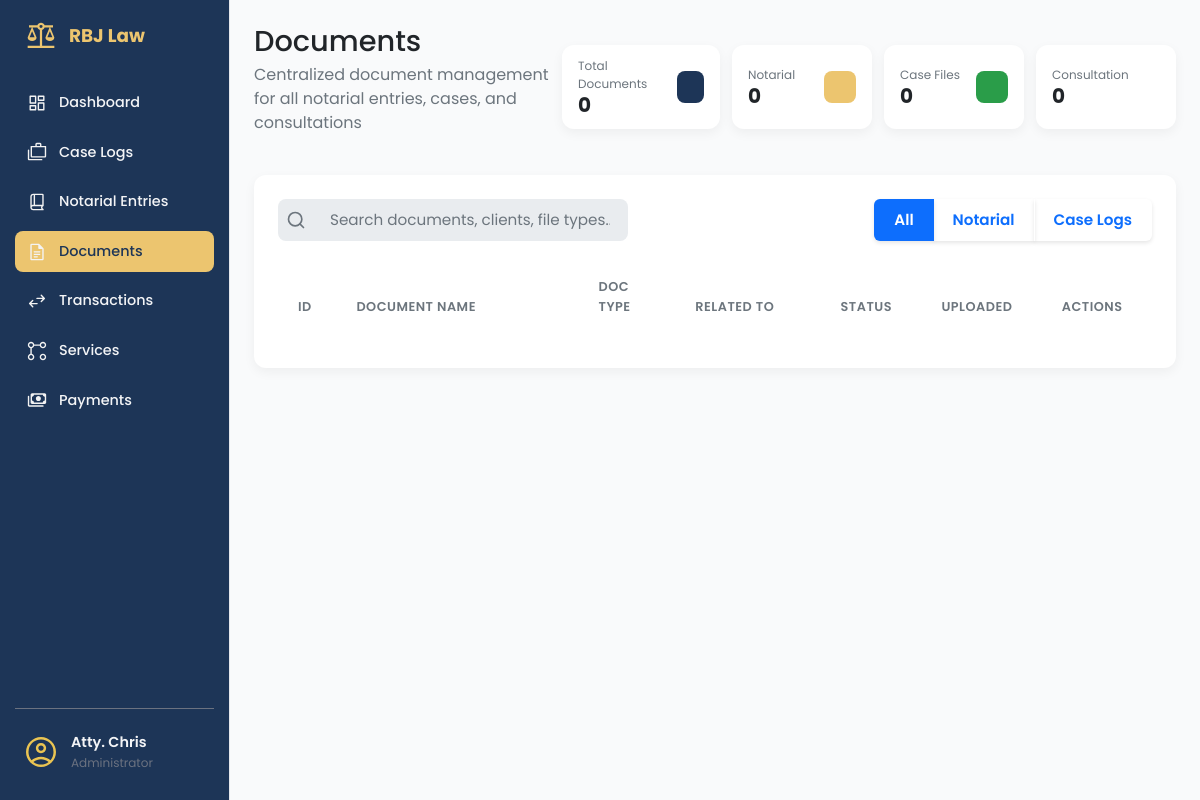
The page /documents/ (signed in) on the database as committed earlier.
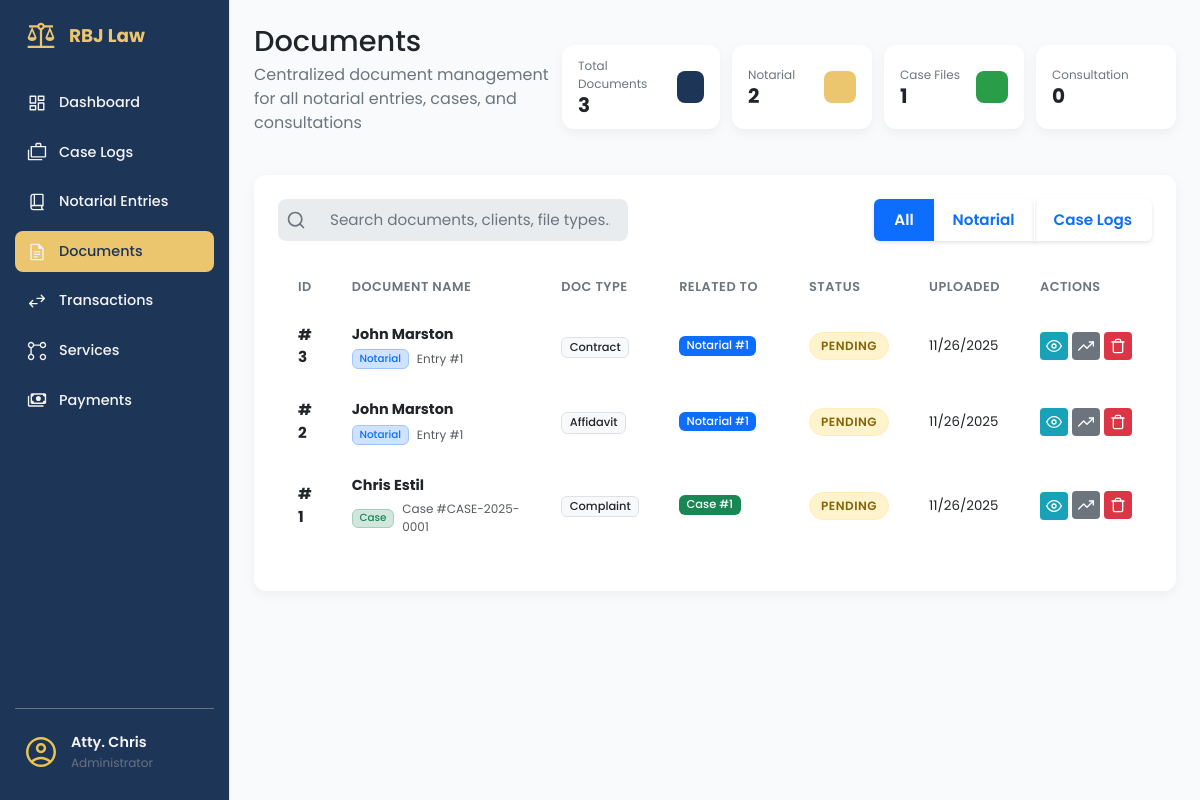
The same page on the database as committed later.
### app/models/document_mdl.py (models this page shows, shortened)
class Document(db.Model):
    __tablename__ = 'documents'
    id = db.Column(db.Integer, primary_key=True)
    filename = db.Column(db.String(255), nullable=False)
    file_path = db.Column(db.String(500), nullable=False)
    file_type = db.Column(db.String(50), nullable=True)
    file_size = db.Column(db.Integer, nullable=True)  # in bytes
    document_type = db.Column(db.String(100), nullable=True)  # e.g., Affidavit, ID, SPA Draft, etc.
    notes = db.Column(db.Text, nullable=True)
    document_status = db.Column(db.String(50), default='Pending', nullable=False)
    parent_type = db.Column(db.String(50), nullable=False)  # 'notarial_entry', 'case', 'client'
    parent_id = db.Column(db.Integer, nullable=False)
    uploaded_by = db.Column(db.Integer, db.ForeignKey('users.id'), nullable=True)
    uploaded_at = db.Column(db.DateTime, default=datetime.utcnow)
    last_modified = db.Column(db.DateTime, default=datetime.utcnow, onupdate=datetime.utcnow)
    uploader = db.relationship('User', backref='uploaded_documents', lazy=True)

### app/routes/documents_routes.py (the view)
@documents_bp.route('/')
@login_required
def documents_page():
    document_type = request.args.get('type', 'all')
    query = Document.query
    if document_type != 'all':
        query = query.filter_by(parent_type=document_type)
    search_term = request.args.get('search', '')
    if search_term:
        query = query.filter(or_(
            Document.filename.ilike(f'%{search_term}%'),
            Document.notes.ilike(f'%{search_term}%')
        ))
    documents = query.order_by(Document.uploaded_at.desc()).all()
    for doc in documents:
        doc.context_name = "Unknown Client"
        doc.context_ref = f"ID: {doc.parent_id}"
        if doc.parent_type == 'notarial_entry':
            entry = NotarialEntry.query.get(doc.parent_id)
            if entry:
                doc.context_ref = f"Entry #{entry.not_entry_num}"
                if entry.parties:
                    primary_party = entry.parties[0].party_name
                    if len(entry.parties) > 1:
                        doc.context_name = f"{primary_party} et al."
                    else:
                        doc.context_name = primary_party
                else:
                    doc.context_name = "No Party Listed"
        elif doc.parent_type == 'case':
            case = Case.query.get(doc.parent_id)
            if case:
                doc.context_ref = f"Case #{case.case_number}"
                if case.client:
                    doc.context_name = f"{case.client.client_first_name} {case.client.client_last_name}"
                else:
                    doc.context_name = case.title  # Fallback to case title if no client
            else:
                doc.context_name = "Deleted Case"
                doc.context_ref = f"ID: {doc.parent_id}"
        elif doc.parent_type == 'consultation':
            pass
        elif doc.parent_type == 'client':
            client = Client.query.get(doc.parent_id)
            if client:
                doc.context_name = f"{client.first_name} {client.last_name}"
                doc.context_ref = "Client File"
    return render_template('documents_page.html',
                         documents=documents,
                         current_filter=document_type,
                         search_term=search_term)

### app/templates/documents_page.html (shortened to what this page needs)
{% extends 'base.html' %}
{% block content %}
<main class="dashboard-content">
    <header class="dashboard-header">
        <div>
            <h1>Documents </h1>
            <p>Centralized document management for all notarial entries, cases, and consultations</p>
        </div>
        <div style="display: flex; justify-content: space-between; gap: 12px;">
            <div class="data-card data-card--sm">
                <div class="data-card__info">
                    <span class="data-card__title">Total Documents</span>
                    <span class="data-card__value">{{ documents|length }}</span>
                </div>
                <div class="data-card__icon data-card__icon--blue"></div>
            </div>
            <div class="data-card data-card--sm">
                <div class="data-card__info">
                    <span class="data-card__title">Notarial</span>
                    <span class="data-card__value">
                        {% set notarial_count = [] %}
                        {{ notarial_count|length }}
                    </span>
                </div>
                <div class="data-card__icon data-card__icon--gold"></div>
            </div>
            <div class="data-card data-card--sm">
                <div class="data-card__info">
                    <span class="data-card__title">Case Files</span>
                    <span class="data-card__value">
                        {% set case_count = [] %}
                        {{ case_count|length }}
                    </span>
                </div>
                <div class="data-card__icon data-card__icon--green"></div>
            </div>
            <div class="data-card data-card--sm">
                <div class="data-card__info">
                    <span class="data-card__title">Consultation</span>
                    <span class="data-card__value">
                        {% set consultation_count = [] %}
                        {{ consultation_count|length }}
                    </span>
                </div>
                <div class="data-card__icon data-card__icon--purple"></div>
            </div>
        </div>
    </header>
    <section class="content-section">
        <div class="panel-card">
            <div class="filter-buttons mb-4" style="display: flex; justify-content: space-between;">
                <div class="search-bar">
                    <svg class="search-bar__icon" xmlns="http://www.w3.org/2000/svg" width="20" height="20"
                        viewBox="0 0 24 24" fill="none" stroke="currentColor" stroke-width="2" stroke-linecap="round"
                        stroke-linejoin="round">
                        <circle cx="11" cy="11" r="8"></circle>
                        <line x1="21" y1="21" x2="16.65" y2="16.65"></line>
                    </svg>
                    <input class="search-bar__input" type="text" placeholder="Search documents, clients, file types...">
                </div>
                <div class="btn-group" role="group" aria-label="Document filters">
                    <button type="button" class="btn btn-outline-primary active" data-filter="all">
                        All
                    </button>
                    <button type="button" class="btn btn-outline-primary" data-filter="notarial_entry">
                        Notarial
                    </button>
                    <button type="button" class="btn btn-outline-primary" data-filter="case">
                        Case Logs
                    </button>
                </div>
            </div>
            <div class="table-wrapper">
                <table class="table">
                    <colgroup>
                        <col style="width: 5%">
                        <col style="width: 25%">
                        <col style="width: 10%">
                        <col style="width: 15%">
                        <col style="width: 10%">
                        <col style="width: 10%">
                        <col style="width: 10%">
                    </colgroup>
                    <thead>
                        <tr>
                            <th>ID</th>
                            <th>Document Name</th>
                            <th>Doc Type</th>
                            <th>Related To</th>
                            <th>Status</th>
                            <th>Uploaded</th>
                            <th>Actions</th>
                        </tr>
                    </thead>
                    <tbody>
                        {% for document in documents %}
                        <tr class="document-row" data-parent-type="{{ document.parent_type }}">
                            <td><strong>#{{ document.id }}</strong></td>
                            <td>
                                <div class="d-flex flex-column">
                                    <span class="fw-bold text-dark" style="font-size: 0.9rem;">
                                        {{ document.context_name }}
                                    </span>
                                    <div class="d-flex align-items-center mt-1">
                                        {% if document.parent_type == 'notarial_entry' %}
                                        <span
                                            class="badge bg-primary-subtle text-primary border border-primary-subtle me-2"
                                            style="font-size: 0.65rem;">Notarial</span>
                                        {% elif document.parent_type == 'case' %}
                                        <span
                                            class="badge bg-success-subtle text-success border border-success-subtle me-2"
                                            style="font-size: 0.65rem;">Case</span>
                                        {% elif document.parent_type == 'consultation' %}
                                        <span class="badge bg-info-subtle text-info border border-info-subtle me-2"
                                            style="font-size: 0.65rem;">Consultation</span>
                                        {% endif %}
                                        <small class="text-muted" style="font-size: 0.75rem;">
                                            {{ document.context_ref }}
                                        </small>
                                    </div>
                                </div>
                            </td>
                            <td><span class="badge bg-light text-dark border">{{ document.document_type or 'General'
                                    }}</span></td>
                            <td>
                                {% if document.parent_type == 'notarial_entry' %}
                                <span class="badge bg-primary mb-1">Notarial #{{ document.parent_id }}</span>
                                {% elif document.parent_type == 'case' %}
                                <span class="badge bg-success mb-1">Case #{{ document.parent_id }}</span>
                                {% else %}
                                <span class="badge bg-secondary mb-1">{{ document.parent_type|title }}</span>
                                {% endif %}
                            </td>
                            <td>
                                <span
                                    class="status-tag status-tag--{{ document.document_status|lower|replace(' ', '-') }}">
                                    {{ document.document_status }}
                                </span>
                            </td>
                            <td>
                                <div class="small">{{ document.uploaded_at.strftime('%m/%d/%Y') }}</div>
                            </td>
                            <td>
                                <div class="action-buttons">
                                    <a href="{{ url_for('documents.view_document', document_id=document.id) }}"
                                        target="_blank" class="btn-action btn-action--info" title="View">
                                        <svg xmlns="http://www.w3.org/2000/svg" width="16" height="16"
                                            viewBox="0 0 24 24" fill="none" stroke="currentColor" stroke-width="2"
                                            stroke-linecap="round" stroke-linejoin="round">
                                            <path d="M1 12s4-8 11-8 11 8 11 8-4 8-11 8-11-8-11-8z"></path>
                                            <circle cx="12" cy="12" r="3"></circle>
                                        </svg>
                                    </a>
                                    <div class="dropdown status-dropdown">
                                        <button class="btn-action btn-action--secondary dropdown-toggle" type="button"
                                            data-bs-toggle="dropdown" aria-expanded="false" title="Update Status">
                                            <svg xmlns="http://www.w3.org/2000/svg" width="16" height="16"
                                                viewBox="0 0 24 24" fill="none" stroke="currentColor" stroke-width="2"
                                                stroke-linecap="round" stroke-linejoin="round">
                                                <polyline points="23 6 13.5 15.5 8.5 10.5 1 18"></polyline>
                                                <polyline points="17 6 23 6 23 12"></polyline>
                                            </svg>
                                        </button>
                                    </div>
                                    <form action="{{ url_for('documents.delete_document', document_id=document.id) }}"
                                        method="POST" style="display:inline;"
                                        onsubmit="return confirm('Are you sure you want to delete this document?');">
                                        <button type="submit" class="btn-action btn-action--danger" title="Delete">
                                        </button>
                                    </form>
                                </div>
                            </td>
                        </tr>
                        {% endfor %}
                    </tbody>
                </table>
            </div>
        </div>
    </section>
</main>
{% endblock %}

Rows that differ between the two databases and show on the page:
added Document: id "3", context_name "John Marston", parent_type "Notarial", context_ref "Entry #1", document_type "Contract", parent_id "1", document_status "PENDING", uploaded_at "11/26/2025"
added Document: id "2", context_name "John Marston", parent_type "Notarial", context_ref "Entry #1", document_type "Affidavit", parent_id "1", document_status "PENDING", uploaded_at "11/26/2025"
added Document: id "1", context_name "Chris Estil", parent_type "Case", context_ref "Case #CASE-2025-0001", document_type "Complaint", parent_id "1", document_status "PENDING", uploaded_at "11/26/2025"
Other text that changed with them:
{{ documents|length }}: "0" → "3"
{{ notarial_count|length }}: "0" → "2"
{{ case_count|length }}: "0" → "1"
